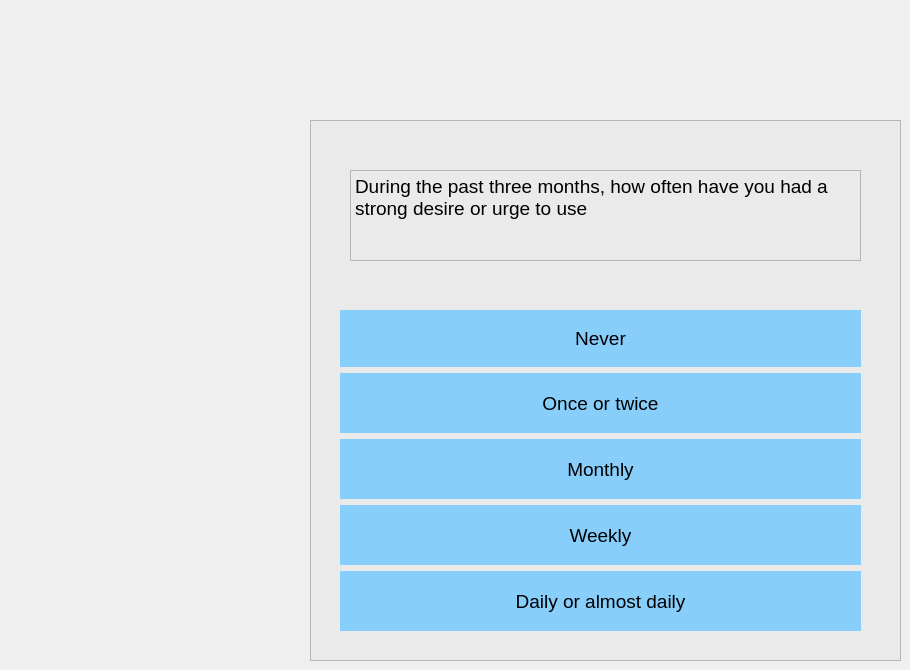
   <widget class="QWidget" name="page_2">
    <widget class="QFrame" name="frame">
     <property name="geometry">
      <rect>
       <x>310</x>
       <y>120</y>
       <width>591</width>
       <height>541</height>
      </rect>
     </property>
     <property name="styleSheet">
      <string notr="true">background:rgb(234, 234, 234)</string>
     </property>
     <property name="frameShape">
      <enum>QFrame::StyledPanel</enum>
     </property>
     <property name="frameShadow">
      <enum>QFrame::Raised</enum>
     </property>
     <widget class="QWidget" name="verticalLayoutWidget">
      <property name="geometry">
       <rect>
        <x>30</x>
        <y>190</y>
        <width>521</width>
        <height>321</height>
       </rect>
      </property>
      <layout class="QVBoxLayout" name="verticalLayout">
       <item>
        <widget class="QPushButton" name="Button_2_S_0">
         <property name="minimumSize">
          <size>
           <width>0</width>
           <height>50</height>
          </size>
         </property>
         <property name="maximumSize">
          <size>
           <width>16777215</width>
           <height>16777214</height>
          </size>
         </property>
         <property name="font">
          <font>
           <pointsize>14</pointsize>
          </font>
         </property>
         <property name="styleSheet">
          <string notr="true">QPushButton
{

border-radius:0px;
background:  	#87CEFA;
}

QPushButton:hover
{

border-radius:0px;
background:  	#F0F8FF;
}</string>
         </property>
         <property name="text">
          <string>Never</string>
         </property>
        </widget>
       </item>
       <item>
        <widget class="QPushButton" name="Button_2_S_2">
         <property name="minimumSize">
          <size>
           <width>0</width>
           <height>60</height>
          </size>
         </property>
         <property name="font">
          <font>
           <pointsize>14</pointsize>
          </font>
         </property>
         <property name="styleSheet">
          <string notr="true">QPushButton
{

border-radius:0px;
background:  	#87CEFA;
}

QPushButton:hover
{

border-radius:0px;
background:  	#F0F8FF;
}</string>
         </property>
         <property name="text">
          <string>Once or twice</string>
         </property>
        </widget>
       </item>
       <item>
        <widget class="QPushButton" name="Button_2_S_3">
         <property name="minimumSize">
          <size>
           <width>0</width>
           <height>60</height>
          </size>
         </property>
         <property name="font">
          <font>
           <pointsize>14</pointsize>
          </font>
         </property>
         <property name="styleSheet">
          <string notr="true">QPushButton
{

border-radius:0px;
background:  	#87CEFA;
}

QPushButton:hover
{

border-radius:0px;
background:  	#F0F8FF;
}</string>
         </property>
         <property name="text">
          <string>Monthly</string>
         </property>
        </widget>
       </item>
       <item>
        <widget class="QPushButton" name="Button_2_S_4">
         <property name="minimumSize">
          <size>
           <width>0</width>
           <height>60</height>
          </size>
         </property>
         <property name="font">
          <font>
           <pointsize>14</pointsize>
          </font>
         </property>
         <property name="styleSheet">
          <string notr="true">QPushButton
{

border-radius:0px;
background:  	#87CEFA;
}

QPushButton:hover
{

border-radius:0px;
background:  	#F0F8FF;
}</string>
         </property>
         <property name="text">
          <string>Weekly</string>
         </property>
        </widget>
       </item>
       <item>
        <widget class="QPushButton" name="Button_2_S_6">
         <property name="minimumSize">
          <size>
           <width>0</width>
           <height>60</height>
          </size>
         </property>
         <property name="font">
          <font>
           <pointsize>14</pointsize>
          </font>
         </property>
         <property name="styleSheet">
          <string notr="true">QPushButton
{

border-radius:0px;
background:  	#87CEFA;
}

QPushButton:hover
{

border-radius:0px;
background:  	#F0F8FF;
}</string>
         </property>
         <property name="text">
          <string>Daily or almost daily</string>
         </property>
        </widget>
       </item>
      </layout>
     </widget>
     <widget class="QTextBrowser" name="textBrowser_3">
      <property name="geometry">
       <rect>
        <x>40</x>
        <y>50</y>
        <width>511</width>
        <height>91</height>
       </rect>
      </property>
      <property name="html">
       <string>&lt;!DOCTYPE HTML PUBLIC &quot;-//W3C//DTD HTML 4.0//EN&quot; &quot;http://www.w3.org/TR/REC-html40/strict.dtd&quot;&gt;
&lt;html&gt;&lt;head&gt;&lt;meta name=&quot;qrichtext&quot; content=&quot;1&quot; /&gt;&lt;meta charset=&quot;utf-8&quot; /&gt;&lt;style type=&quot;text/css&quot;&gt;
p, li { white-space: pre-wrap; }
&lt;/style&gt;&lt;/head&gt;&lt;body style=&quot; font-family:'Segoe UI'; font-size:9pt; font-weight:400; font-style:normal;&quot;&gt;
&lt;p style=&quot; margin-top:0px; margin-bottom:0px; margin-left:0px; margin-right:0px; -qt-block-indent:0; text-indent:0px;&quot;&gt;&lt;span style=&quot; font-size:14pt;&quot;&gt;During the past three months, how often have you had a strong desire or urge to use&lt;/span&gt;&lt;/p&gt;&lt;/body&gt;&lt;/html&gt;</string>
      </property>
     </widget>
    </widget>
   </widget>
